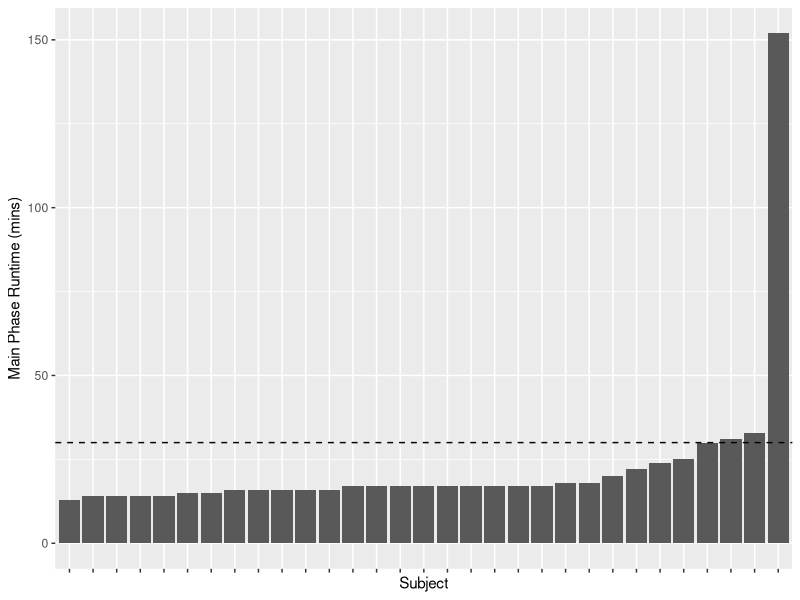
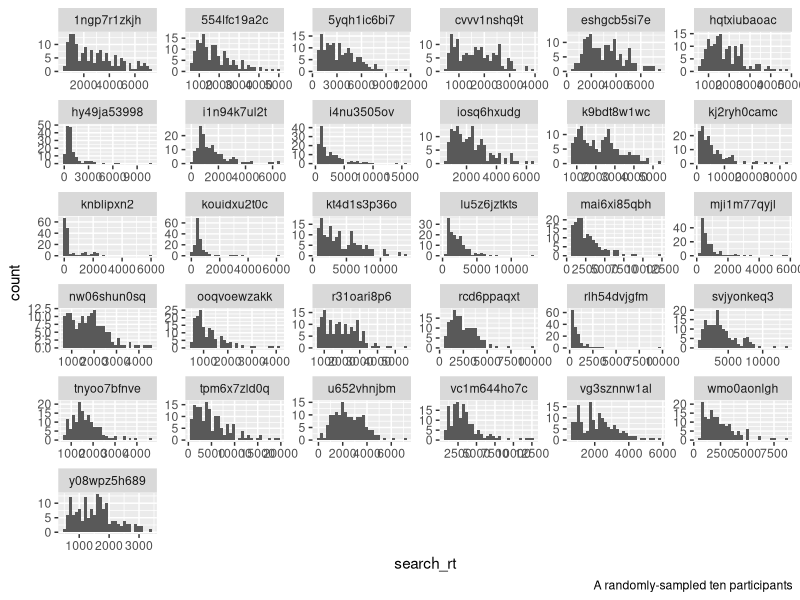
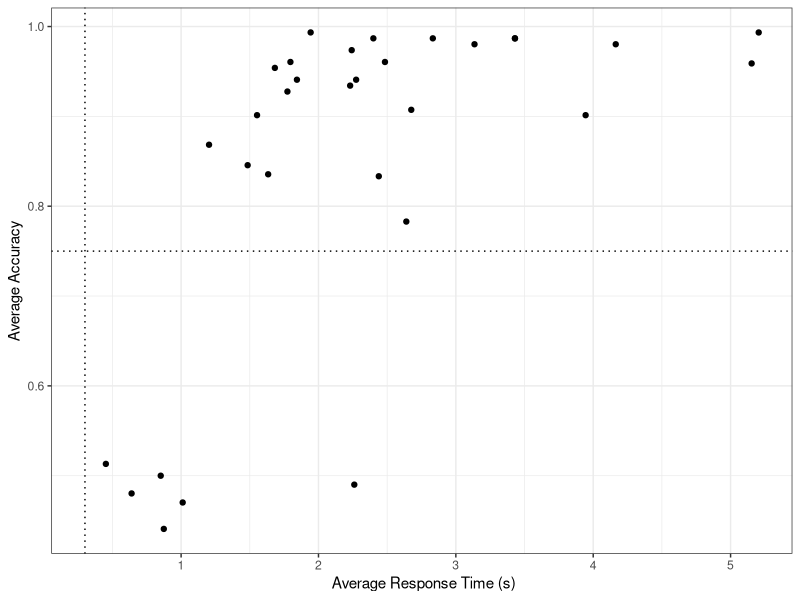
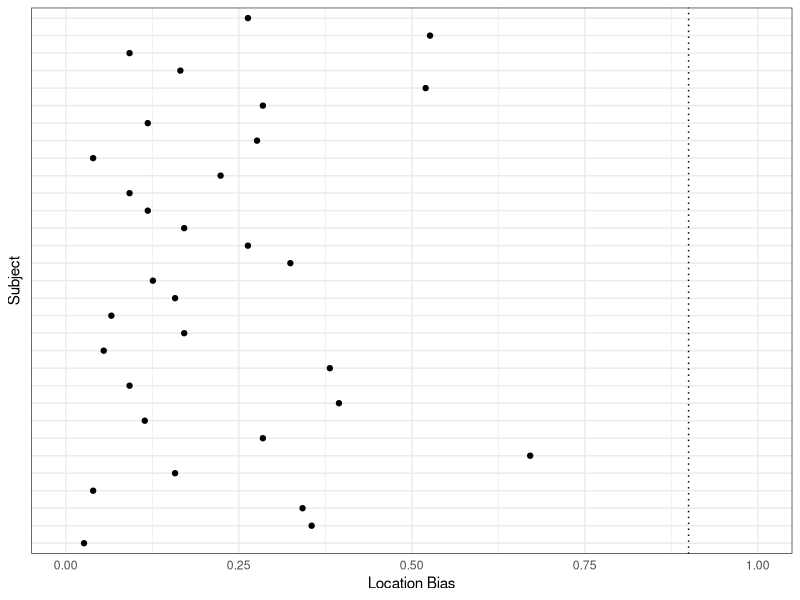
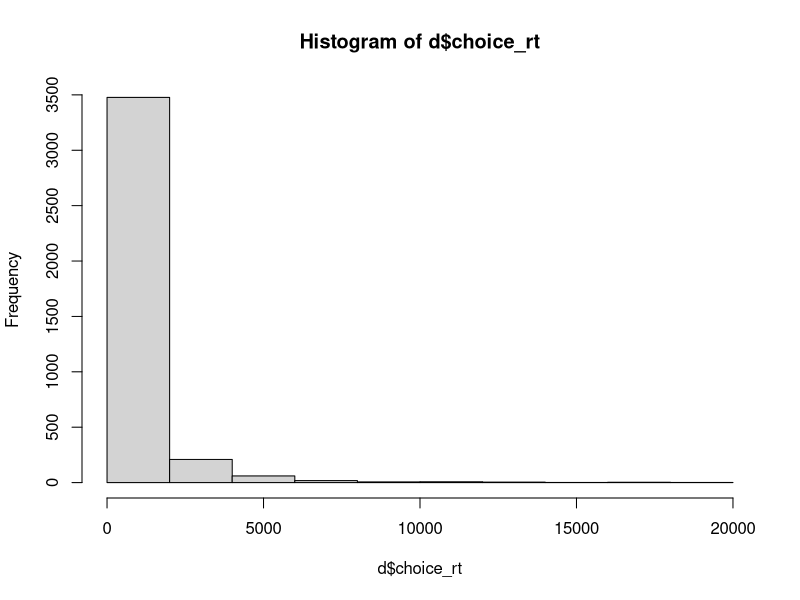
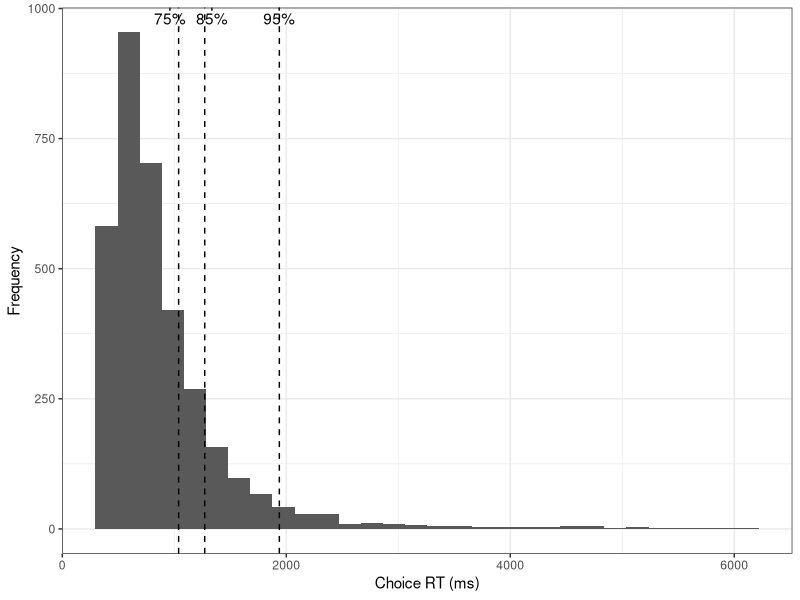

Write R code to recreate these figures, in order.
## ---- chunk 1
library(tidyverse)
## ---- chunk 2
d <- read.csv('../../data/exp2_main_raw.csv')
N <- length(unique(d$subject))
head(d)
## ---- chunk 3
d %>% 
  group_by(subject) %>% 
  summarize(runtime = max(phase_runtime_mins)) %>% 
  ggplot(aes(x = reorder(subject, runtime), y = runtime)) + 
  geom_bar(stat = 'identity') +
  geom_hline(yintercept = 30, linetype = 'dashed') +
  labs(
    x = 'Subject',
    y = 'Main Phase Runtime (mins)'
  ) + 
  theme(axis.text.x = element_blank())
## ---- chunk 4
runtimes <- d %>% 
  group_by(subject) %>% 
  summarize(runtime = max(phase_runtime_mins)) 
avg_runtime <- mean(runtimes[runtimes$runtime < 60,]$runtime)


desired_trials <- function(avg_runtime, n_trials = 308) {
  mins_per_trial <- avg_runtime / n_trials
  return(30 / mins_per_trial)
}

print(paste0('Target trials to be 30 min: ', round(desired_trials(avg_runtime))))
## ---- chunk 5
## rt distribution
d %>% 
  #filter(subject %in% sample(unique(d$subject), 10)) %>% 
  ggplot(aes(x = search_rt)) + 
  geom_histogram() + 
  facet_wrap(~subject, scales = 'free') + 
  labs(
    caption = 'A randomly-sampled ten participants'
  )


## calc proportion dropped
proportion_dropped <- function(rows_before, rows_now) {
  return((rows_before - rows_now) / rows_before)
}

## gross rt threshold
rows_before <- nrow(d)
d <- d[d$search_rt < 20000,]
trim_summary <- data.frame(reason = 'Search RTs above 20s', proportion_trimmed = proportion_dropped(rows_before, nrow(d)))
rows_before <- nrow(d)
d <- d[d$choice_rt < 20000,]
trim_summary <- rbind(trim_summary, data.frame(reason = 'Choice RTs above 20s', proportion_trimmed = proportion_dropped(rows_before, nrow(d))))

d %>% 
  group_by(subject) %>% 
  summarize(accuracy = 1 - mean(error), rt = mean(search_rt)) %>% 
  ggplot(aes(x = rt/1000, y = accuracy, group = subject)) + 
  geom_hline(yintercept = .75, linetype = 'dotted') + 
  geom_vline(xintercept = .3, linetype = 'dotted') + 
  geom_point() + 
  labs(
    x = ' Average Response Time (s)',
    y = 'Average Accuracy'
  ) + 
  theme_bw()
## ---- chunk 6
d$selected_deck_location_num <- ifelse(d$selected_deck_location == 'right', 1, -1)
d %>% 
  group_by(subject) %>% 
  summarize(sdln = mean(selected_deck_location_num)) %>% 
  ggplot(aes(x = subject, y = abs(sdln))) + 
  geom_hline(yintercept = .9, linetype = 'dotted') + 
  geom_point() + 
  coord_flip() + 
  ylim(0,1) +
  labs(
    x = 'Subject',
    y = 'Location Bias'
  ) + 
  theme_bw() + 
  theme(axis.text.y = element_blank(),
        axis.ticks = element_blank())
## ---- chunk 7
## cut subjects under 75% accuracy
bad_subjects <- d %>% 
  group_by(subject) %>% 
  summarize(error = mean(error), rt = mean(search_rt), location_bias = abs(mean(d$selected_deck_location_num))) %>% 
  filter(error > .25 | rt < .03 | location_bias > .9) %>% 
  select(subject)
n_bad_subjects <- nrow(bad_subjects)
d <- d[!(d$subject %in% bad_subjects$subject),]
## ---- chunk 8
## remove choice rts beyond 
hist(d$choice_rt)
## ---- chunk 9
rows_before <- nrow(d)
d <- d[d$choice_rt > 300 & d$choice_rt < 10000,]
print(paste0('Proportion dropped: ', round(proportion_dropped(rows_before, nrow(d)), 3), ', ', rows_before - nrow(d), '/', nrow(d)))
## ---- chunk 10
rows_before <- nrow(d)
d <- d %>% 
  group_by(subject) %>% 
  summarize(choice_rt_m = mean(choice_rt), choice_rt_sd = sd(choice_rt)) %>% 
  inner_join(d) %>% 
  filter(choice_rt >= choice_rt_m - (2*choice_rt_sd) & choice_rt <= choice_rt_m + (2*choice_rt_sd))
print(paste0('Proportion dropped: ', round(proportion_dropped(rows_before, nrow(d)), 3), ', ', rows_before - nrow(d), '/', nrow(d)))
## ---- chunk 11
write.csv(d, '../../data/exp1_main.csv', row.names = FALSE)
## ---- chunk 12
library(ggrepel)
## make a model that coverts a summary of choice rt to overall mins
d <- d[d$choice_rt < 7500,]

percentile <- quantile(d$choice_rt, c(.75,.85,.95))
percentile <- data.frame(percent = names(percentile), values = percentile)

d %>% 
  ggplot(aes(x = choice_rt)) + 
  geom_histogram() +
  geom_vline(data = percentile, aes(xintercept = values), linetype = 'dashed') + 
  geom_text_repel(data = percentile, aes(x = values - 1, label = percent), y = 3000) +
  labs(
    x = 'Choice RT (ms)',
    y = 'Frequency'
  ) + 
  theme_bw()
  

d <- d %>% 
  mutate(choice_rt_c = (choice_rt - choice_rt_m) / choice_rt_sd)

m1 <- lm(phase_runtime_mins ~ choice_rt_c, data = d)
summary(m1)
